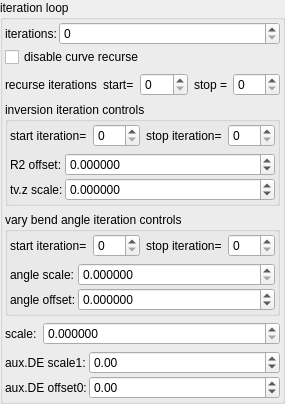
    <widget class="QGroupBox" name="groupBox_6">
     <property name="title">
      <string>iteration loop</string>
     </property>
     <layout class="QVBoxLayout" name="verticalLayout_12">
      <property name="leftMargin">
       <number>2</number>
      </property>
      <property name="topMargin">
       <number>2</number>
      </property>
      <property name="rightMargin">
       <number>2</number>
      </property>
      <property name="bottomMargin">
       <number>2</number>
      </property>
      <item>
       <layout class="QGridLayout" name="gridLayout_47" columnstretch="0,1">
        <property name="spacing">
         <number>2</number>
        </property>
        <item row="0" column="0">
         <widget class="QLabel" name="label_296">
          <property name="text">
           <string>iterations:</string>
          </property>
         </widget>
        </item>
        <item row="0" column="1">
         <widget class="MySpinBox" name="spinboxInt_transf_int_16">
          <property name="sizePolicy">
           <sizepolicy hsizetype="Minimum" vsizetype="Maximum">
            <horstretch>0</horstretch>
            <verstretch>0</verstretch>
           </sizepolicy>
          </property>
          <property name="font">
           <font>
            <weight>50</weight>
            <bold>false</bold>
           </font>
          </property>
          <property name="maximum">
           <number>250</number>
          </property>
         </widget>
        </item>
        <item row="1" column="0" colspan="2">
         <widget class="MyCheckBox" name="checkBox_transf_function_enabled_false">
          <property name="text">
           <string>disable curve recurse</string>
          </property>
         </widget>
        </item>
       </layout>
      </item>
      <item>
       <layout class="QHBoxLayout" name="horizontalLayout_11" stretch="0,0,1,0,1">
        <property name="topMargin">
         <number>0</number>
        </property>
        <item>
         <widget class="QLabel" name="label_86">
          <property name="text">
           <string>recurse iterations</string>
          </property>
          <property name="wordWrap">
           <bool>true</bool>
          </property>
         </widget>
        </item>
        <item>
         <widget class="QLabel" name="label_83">
          <property name="text">
           <string>start=</string>
          </property>
          <property name="wordWrap">
           <bool>true</bool>
          </property>
         </widget>
        </item>
        <item>
         <widget class="MySpinBox" name="spinboxInt_transf_start_iterations_C">
          <property name="sizePolicy">
           <sizepolicy hsizetype="Minimum" vsizetype="Maximum">
            <horstretch>0</horstretch>
            <verstretch>0</verstretch>
           </sizepolicy>
          </property>
          <property name="minimum">
           <number>0</number>
          </property>
          <property name="maximum">
           <number>999</number>
          </property>
          <property name="value">
           <number>0</number>
          </property>
         </widget>
        </item>
        <item>
         <widget class="QLabel" name="label_68">
          <property name="text">
           <string>stop =</string>
          </property>
          <property name="wordWrap">
           <bool>true</bool>
          </property>
         </widget>
        </item>
        <item>
         <widget class="MySpinBox" name="spinboxInt_transf_stop_iterations_C">
          <property name="sizePolicy">
           <sizepolicy hsizetype="Preferred" vsizetype="Maximum">
            <horstretch>0</horstretch>
            <verstretch>0</verstretch>
           </sizepolicy>
          </property>
          <property name="maximum">
           <number>999</number>
          </property>
         </widget>
        </item>
       </layout>
      </item>
      <item>
       <widget class="QGroupBox" name="groupBox_7">
        <property name="title">
         <string>inversion iteration controls</string>
        </property>
        <layout class="QVBoxLayout" name="verticalLayout_13">
         <property name="leftMargin">
          <number>2</number>
         </property>
         <property name="topMargin">
          <number>2</number>
         </property>
         <property name="rightMargin">
          <number>2</number>
         </property>
         <property name="bottomMargin">
          <number>2</number>
         </property>
         <item>
          <layout class="QHBoxLayout" name="horizontalLayout_12" stretch="0,1,0,1">
           <property name="topMargin">
            <number>0</number>
           </property>
           <item>
            <widget class="QLabel" name="label_82">
             <property name="text">
              <string>start iteration=</string>
             </property>
             <property name="wordWrap">
              <bool>true</bool>
             </property>
            </widget>
           </item>
           <item>
            <widget class="MySpinBox" name="spinboxInt_transf_start_iterations_B">
             <property name="sizePolicy">
              <sizepolicy hsizetype="Minimum" vsizetype="Maximum">
               <horstretch>0</horstretch>
               <verstretch>0</verstretch>
              </sizepolicy>
             </property>
             <property name="minimum">
              <number>0</number>
             </property>
             <property name="maximum">
              <number>999</number>
             </property>
             <property name="value">
              <number>0</number>
             </property>
            </widget>
           </item>
           <item>
            <widget class="QLabel" name="label_67">
             <property name="text">
              <string>stop iteration=</string>
             </property>
             <property name="wordWrap">
              <bool>true</bool>
             </property>
            </widget>
           </item>
           <item>
            <widget class="MySpinBox" name="spinboxInt_transf_stop_iterations_B">
             <property name="sizePolicy">
              <sizepolicy hsizetype="Preferred" vsizetype="Maximum">
               <horstretch>0</horstretch>
               <verstretch>0</verstretch>
              </sizepolicy>
             </property>
             <property name="maximum">
              <number>999</number>
             </property>
            </widget>
           </item>
          </layout>
         </item>
         <item>
          <layout class="QGridLayout" name="gridLayout_48" columnstretch="0,1">
           <property name="spacing">
            <number>2</number>
           </property>
           <item row="0" column="1">
            <widget class="MyDoubleSpinBox" name="spinbox_transf_offsetA_0">
             <property name="enabled">
              <bool>true</bool>
             </property>
             <property name="sizePolicy">
              <sizepolicy hsizetype="Minimum" vsizetype="Maximum">
               <horstretch>0</horstretch>
               <verstretch>0</verstretch>
              </sizepolicy>
             </property>
             <property name="prefix">
              <string/>
             </property>
             <property name="suffix">
              <string/>
             </property>
             <property name="decimals">
              <number>6</number>
             </property>
             <property name="minimum">
              <double>-99.998999999999995</double>
             </property>
             <property name="maximum">
              <double>99.998999999999995</double>
             </property>
             <property name="singleStep">
              <double>0.100000000000000</double>
             </property>
            </widget>
           </item>
           <item row="1" column="1">
            <widget class="MyDoubleSpinBox" name="spinbox_transf_scaleA_1">
             <property name="sizePolicy">
              <sizepolicy hsizetype="Minimum" vsizetype="Maximum">
               <horstretch>0</horstretch>
               <verstretch>0</verstretch>
              </sizepolicy>
             </property>
             <property name="prefix">
              <string/>
             </property>
             <property name="suffix">
              <string/>
             </property>
             <property name="decimals">
              <number>6</number>
             </property>
             <property name="minimum">
              <double>-99.998999999999995</double>
             </property>
             <property name="maximum">
              <double>99.998999999999995</double>
             </property>
             <property name="singleStep">
              <double>0.100000000000000</double>
             </property>
            </widget>
           </item>
           <item row="0" column="0">
            <widget class="QLabel" name="label_315">
             <property name="text">
              <string>R2 offset:</string>
             </property>
            </widget>
           </item>
           <item row="1" column="0">
            <widget class="QLabel" name="label_313">
             <property name="text">
              <string>tv.z scale:</string>
             </property>
            </widget>
           </item>
          </layout>
         </item>
        </layout>
       </widget>
      </item>
      <item>
       <widget class="QGroupBox" name="groupBox_5">
        <property name="title">
         <string>vary bend angle iteration controls</string>
        </property>
        <layout class="QVBoxLayout" name="verticalLayout_10">
         <property name="leftMargin">
          <number>2</number>
         </property>
         <property name="topMargin">
          <number>2</number>
         </property>
         <property name="rightMargin">
          <number>2</number>
         </property>
         <property name="bottomMargin">
          <number>2</number>
         </property>
         <item>
          <layout class="QHBoxLayout" name="horizontalLayout_8" stretch="0,1,0,1">
           <property name="topMargin">
            <number>0</number>
           </property>
           <item>
            <widget class="QLabel" name="label_81">
             <property name="text">
              <string>start iteration=</string>
             </property>
             <property name="wordWrap">
              <bool>true</bool>
             </property>
            </widget>
           </item>
           <item>
            <widget class="MySpinBox" name="spinboxInt_transf_start_iterations_A">
             <property name="sizePolicy">
              <sizepolicy hsizetype="Minimum" vsizetype="Maximum">
               <horstretch>0</horstretch>
               <verstretch>0</verstretch>
              </sizepolicy>
             </property>
             <property name="minimum">
              <number>0</number>
             </property>
             <property name="maximum">
              <number>999</number>
             </property>
             <property name="value">
              <number>0</number>
             </property>
            </widget>
           </item>
           <item>
            <widget class="QLabel" name="label_66">
             <property name="text">
              <string>stop iteration=</string>
             </property>
             <property name="wordWrap">
              <bool>true</bool>
             </property>
            </widget>
           </item>
           <item>
            <widget class="MySpinBox" name="spinboxInt_transf_stop_iterations_A">
             <property name="sizePolicy">
              <sizepolicy hsizetype="Preferred" vsizetype="Maximum">
               <horstretch>0</horstretch>
               <verstretch>0</verstretch>
              </sizepolicy>
             </property>
             <property name="maximum">
              <number>999</number>
             </property>
            </widget>
           </item>
          </layout>
         </item>
         <item>
          <layout class="QGridLayout" name="gridLayout_44" columnstretch="0,1">
           <property name="spacing">
            <number>2</number>
           </property>
           <item row="0" column="1">
            <widget class="MyDoubleSpinBox" name="spinbox_transf_scaleB_1">
             <property name="sizePolicy">
              <sizepolicy hsizetype="Minimum" vsizetype="Maximum">
               <horstretch>0</horstretch>
               <verstretch>0</verstretch>
              </sizepolicy>
             </property>
             <property name="prefix">
              <string/>
             </property>
             <property name="suffix">
              <string/>
             </property>
             <property name="decimals">
              <number>6</number>
             </property>
             <property name="minimum">
              <double>0.000000000000000</double>
             </property>
             <property name="maximum">
              <double>99.998999999999995</double>
             </property>
             <property name="singleStep">
              <double>0.010000000000000</double>
             </property>
            </widget>
           </item>
           <item row="1" column="1">
            <widget class="MyDoubleSpinBox" name="spinbox_transf_offsetB_0">
             <property name="enabled">
              <bool>true</bool>
             </property>
             <property name="sizePolicy">
              <sizepolicy hsizetype="Minimum" vsizetype="Maximum">
               <horstretch>0</horstretch>
               <verstretch>0</verstretch>
              </sizepolicy>
             </property>
             <property name="prefix">
              <string/>
             </property>
             <property name="suffix">
              <string/>
             </property>
             <property name="decimals">
              <number>6</number>
             </property>
             <property name="minimum">
              <double>-99.998999999999995</double>
             </property>
             <property name="maximum">
              <double>99.998999999999995</double>
             </property>
             <property name="singleStep">
              <double>0.010000000000000</double>
             </property>
            </widget>
           </item>
           <item row="1" column="0">
            <widget class="QLabel" name="label_316">
             <property name="text">
              <string>angle offset:</string>
             </property>
            </widget>
           </item>
           <item row="0" column="0">
            <widget class="QLabel" name="label_305">
             <property name="text">
              <string>angle scale:</string>
             </property>
            </widget>
           </item>
          </layout>
         </item>
        </layout>
       </widget>
      </item>
      <item>
       <layout class="QHBoxLayout" name="horizontalLayout_10" stretch="0,1">
        <property name="topMargin">
         <number>0</number>
        </property>
        <item>
         <widget class="QLabel" name="label_307">
          <property name="text">
           <string>scale:</string>
          </property>
         </widget>
        </item>
        <item>
         <widget class="MyDoubleSpinBox" name="spinbox_transf_scaleC_1">
          <property name="sizePolicy">
           <sizepolicy hsizetype="Minimum" vsizetype="Maximum">
            <horstretch>0</horstretch>
            <verstretch>0</verstretch>
           </sizepolicy>
          </property>
          <property name="prefix">
           <string/>
          </property>
          <property name="suffix">
           <string/>
          </property>
          <property name="decimals">
           <number>6</number>
          </property>
          <property name="minimum">
           <double>0.000000000000000</double>
          </property>
          <property name="maximum">
           <double>99.998999999999995</double>
          </property>
          <property name="singleStep">
           <double>0.010000000000000</double>
          </property>
         </widget>
        </item>
       </layout>
      </item>
      <item>
       <layout class="QGridLayout" name="gridLayout_36" columnstretch="0,1">
        <property name="spacing">
         <number>2</number>
        </property>
        <item row="0" column="0">
         <widget class="QLabel" name="label_177">
          <property name="text">
           <string>aux.DE scale1:</string>
          </property>
         </widget>
        </item>
        <item row="0" column="1">
         <widget class="MyDoubleSpinBox" name="spinbox_analyticDE_scale_1">
          <property name="sizePolicy">
           <sizepolicy hsizetype="Minimum" vsizetype="Maximum">
            <horstretch>0</horstretch>
            <verstretch>0</verstretch>
           </sizepolicy>
          </property>
          <property name="prefix">
           <string/>
          </property>
          <property name="suffix">
           <string/>
          </property>
          <property name="decimals">
           <number>2</number>
          </property>
          <property name="minimum">
           <double>-100.000000000000000</double>
          </property>
          <property name="maximum">
           <double>100.000000000000000</double>
          </property>
          <property name="singleStep">
           <double>0.100000000000000</double>
          </property>
         </widget>
        </item>
        <item row="1" column="0">
         <widget class="QLabel" name="label_269">
          <property name="text">
           <string>aux.DE offset0:</string>
          </property>
         </widget>
        </item>
        <item row="1" column="1">
         <widget class="MyDoubleSpinBox" name="spinbox_analyticDE_offset_0">
          <property name="sizePolicy">
           <sizepolicy hsizetype="Minimum" vsizetype="Maximum">
            <horstretch>0</horstretch>
            <verstretch>0</verstretch>
           </sizepolicy>
          </property>
          <property name="prefix">
           <string/>
          </property>
          <property name="suffix">
           <string/>
          </property>
          <property name="decimals">
           <number>2</number>
          </property>
          <property name="minimum">
           <double>-100.000000000000000</double>
          </property>
          <property name="maximum">
           <double>100.000000000000000</double>
          </property>
          <property name="singleStep">
           <double>0.100000000000000</double>
          </property>
         </widget>
        </item>
       </layout>
      </item>
     </layout>
    </widget>
